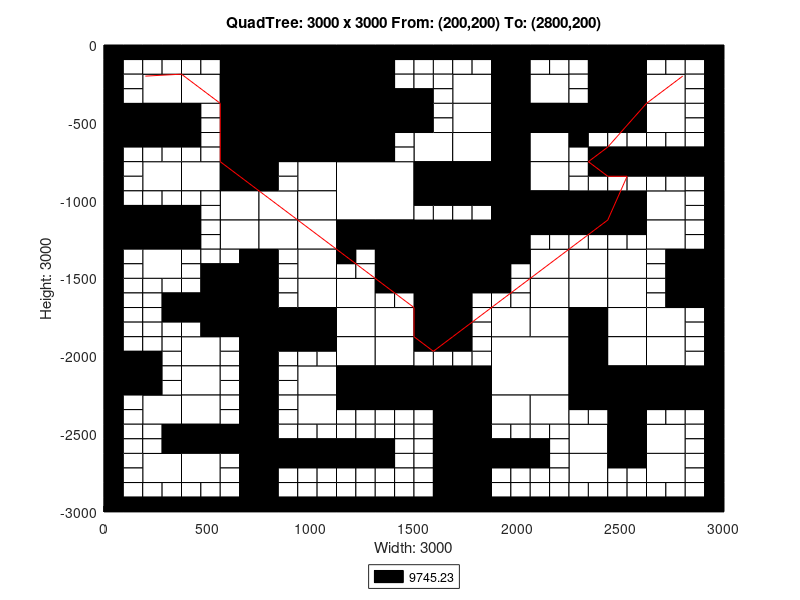

Reproduce this figure in MATLAB.
axis([0 3000 -3000 0]);
title('QuadTree: 3000 x 3000 From: (200,200) To: (2800,200)');
xlabel('Width: 3000');
ylabel('Height: 3000');
rectangle('Position',[750 -375 375 375], 'FaceColor',[0 0 0]);
rectangle('Position',[750 -750 375 375], 'FaceColor',[0 0 0]);
rectangle('Position',[1125 -1125 375 375], 'FaceColor',[1 1 1]);
rectangle('Position',[1500 -1500 375 375], 'FaceColor',[0 0 0]);
rectangle('Position',[1875 -2250 375 375], 'FaceColor',[1 1 1]);
rectangle('Position',[187.5 -375 187.5 187.5], 'FaceColor',[1 1 1]);
rectangle('Position',[562.5 -187.5 187.5 187.5], 'FaceColor',[0 0 0]);
rectangle('Position',[375 -375 187.5 187.5], 'FaceColor',[1 1 1]);
rectangle('Position',[562.5 -375 187.5 187.5], 'FaceColor',[0 0 0]);
rectangle('Position',[0 -562.5 187.5 187.5], 'FaceColor',[0 0 0]);
rectangle('Position',[187.5 -562.5 187.5 187.5], 'FaceColor',[0 0 0]);
rectangle('Position',[562.5 -562.5 187.5 187.5], 'FaceColor',[0 0 0]);
rectangle('Position',[562.5 -750 187.5 187.5], 'FaceColor',[0 0 0]);
rectangle('Position',[1125 -187.5 187.5 187.5], 'FaceColor',[0 0 0]);
rectangle('Position',[1125 -375 187.5 187.5], 'FaceColor',[0 0 0]);
rectangle('Position',[1125 -562.5 187.5 187.5], 'FaceColor',[0 0 0]);
rectangle('Position',[1312.5 -562.5 187.5 187.5], 'FaceColor',[0 0 0]);
rectangle('Position',[1125 -750 187.5 187.5], 'FaceColor',[0 0 0]);
rectangle('Position',[187.5 -937.5 187.5 187.5], 'FaceColor',[1 1 1]);
rectangle('Position',[375 -937.5 187.5 187.5], 'FaceColor',[1 1 1]);
rectangle('Position',[562.5 -937.5 187.5 187.5], 'FaceColor',[0 0 0]);
rectangle('Position',[562.5 -1125 187.5 187.5], 'FaceColor',[1 1 1]);
rectangle('Position',[0 -1312.5 187.5 187.5], 'FaceColor',[0 0 0]);
rectangle('Position',[187.5 -1312.5 187.5 187.5], 'FaceColor',[0 0 0]);
rectangle('Position',[187.5 -1500 187.5 187.5], 'FaceColor',[1 1 1]);
rectangle('Position',[562.5 -1312.5 187.5 187.5], 'FaceColor',[1 1 1]);
rectangle('Position',[937.5 -937.5 187.5 187.5], 'FaceColor',[1 1 1]);
rectangle('Position',[750 -1125 187.5 187.5], 'FaceColor',[1 1 1]);
rectangle('Position',[937.5 -1125 187.5 187.5], 'FaceColor',[1 1 1]);
rectangle('Position',[750 -1312.5 187.5 187.5], 'FaceColor',[1 1 1]);
rectangle('Position',[937.5 -1312.5 187.5 187.5], 'FaceColor',[1 1 1]);
rectangle('Position',[937.5 -1500 187.5 187.5], 'FaceColor',[1 1 1]);
rectangle('Position',[1125 -1312.5 187.5 187.5], 'FaceColor',[0 0 0]);
rectangle('Position',[1312.5 -1312.5 187.5 187.5], 'FaceColor',[0 0 0]);
rectangle('Position',[1312.5 -1500 187.5 187.5], 'FaceColor',[0 0 0]);
rectangle('Position',[1687.5 -375 187.5 187.5], 'FaceColor',[1 1 1]);
rectangle('Position',[1875 -187.5 187.5 187.5], 'FaceColor',[0 0 0]);
rectangle('Position',[1875 -375 187.5 187.5], 'FaceColor',[0 0 0]);
rectangle('Position',[2062.5 -375 187.5 187.5], 'FaceColor',[1 1 1]);
rectangle('Position',[1687.5 -562.5 187.5 187.5], 'FaceColor',[1 1 1]);
rectangle('Position',[1500 -750 187.5 187.5], 'FaceColor',[1 1 1]);
rectangle('Position',[1687.5 -750 187.5 187.5], 'FaceColor',[1 1 1]);
rectangle('Position',[1875 -562.5 187.5 187.5], 'FaceColor',[0 0 0]);
rectangle('Position',[2062.5 -562.5 187.5 187.5], 'FaceColor',[0 0 0]);
rectangle('Position',[1875 -750 187.5 187.5], 'FaceColor',[0 0 0]);
rectangle('Position',[2062.5 -750 187.5 187.5], 'FaceColor',[1 1 1]);
rectangle('Position',[2437.5 -187.5 187.5 187.5], 'FaceColor',[0 0 0]);
rectangle('Position',[2437.5 -375 187.5 187.5], 'FaceColor',[0 0 0]);
rectangle('Position',[2625 -375 187.5 187.5], 'FaceColor',[1 1 1]);
rectangle('Position',[2250 -562.5 187.5 187.5], 'FaceColor',[0 0 0]);
rectangle('Position',[2437.5 -562.5 187.5 187.5], 'FaceColor',[0 0 0]);
rectangle('Position',[2625 -562.5 187.5 187.5], 'FaceColor',[1 1 1]);
rectangle('Position',[1500 -937.5 187.5 187.5], 'FaceColor',[0 0 0]);
rectangle('Position',[1687.5 -937.5 187.5 187.5], 'FaceColor',[0 0 0]);
rectangle('Position',[1875 -937.5 187.5 187.5], 'FaceColor',[0 0 0]);
rectangle('Position',[2062.5 -937.5 187.5 187.5], 'FaceColor',[1 1 1]);
rectangle('Position',[1875 -1125 187.5 187.5], 'FaceColor',[0 0 0]);
rectangle('Position',[2062.5 -1125 187.5 187.5], 'FaceColor',[0 0 0]);
rectangle('Position',[1875 -1312.5 187.5 187.5], 'FaceColor',[0 0 0]);
rectangle('Position',[2062.5 -1500 187.5 187.5], 'FaceColor',[1 1 1]);
rectangle('Position',[2250 -1125 187.5 187.5], 'FaceColor',[0 0 0]);
rectangle('Position',[2437.5 -1125 187.5 187.5], 'FaceColor',[0 0 0]);
rectangle('Position',[2625 -1125 187.5 187.5], 'FaceColor',[1 1 1]);
rectangle('Position',[2250 -1500 187.5 187.5], 'FaceColor',[1 1 1]);
rectangle('Position',[2437.5 -1500 187.5 187.5], 'FaceColor',[1 1 1]);
rectangle('Position',[2625 -1312.5 187.5 187.5], 'FaceColor',[1 1 1]);
rectangle('Position',[2812.5 -1500 187.5 187.5], 'FaceColor',[0 0 0]);
rectangle('Position',[562.5 -1687.5 187.5 187.5], 'FaceColor',[0 0 0]);
rectangle('Position',[562.5 -1875 187.5 187.5], 'FaceColor',[0 0 0]);
rectangle('Position',[0 -2250 187.5 187.5], 'FaceColor',[0 0 0]);
rectangle('Position',[375 -2062.5 187.5 187.5], 'FaceColor',[1 1 1]);
rectangle('Position',[375 -2250 187.5 187.5], 'FaceColor',[1 1 1]);
rectangle('Position',[937.5 -1687.5 187.5 187.5], 'FaceColor',[1 1 1]);
rectangle('Position',[750 -1875 187.5 187.5], 'FaceColor',[0 0 0]);
rectangle('Position',[937.5 -1875 187.5 187.5], 'FaceColor',[0 0 0]);
rectangle('Position',[1125 -1687.5 187.5 187.5], 'FaceColor',[1 1 1]);
rectangle('Position',[1125 -1875 187.5 187.5], 'FaceColor',[1 1 1]);
rectangle('Position',[1312.5 -1875 187.5 187.5], 'FaceColor',[1 1 1]);
rectangle('Position',[937.5 -2250 187.5 187.5], 'FaceColor',[1 1 1]);
rectangle('Position',[1125 -2062.5 187.5 187.5], 'FaceColor',[1 1 1]);
rectangle('Position',[1312.5 -2062.5 187.5 187.5], 'FaceColor',[1 1 1]);
rectangle('Position',[1125 -2250 187.5 187.5], 'FaceColor',[0 0 0]);
rectangle('Position',[1312.5 -2250 187.5 187.5], 'FaceColor',[0 0 0]);
rectangle('Position',[187.5 -2437.5 187.5 187.5], 'FaceColor',[1 1 1]);
rectangle('Position',[375 -2437.5 187.5 187.5], 'FaceColor',[1 1 1]);
rectangle('Position',[375 -2625 187.5 187.5], 'FaceColor',[0 0 0]);
rectangle('Position',[562.5 -2625 187.5 187.5], 'FaceColor',[0 0 0]);
rectangle('Position',[187.5 -2812.5 187.5 187.5], 'FaceColor',[1 1 1]);
rectangle('Position',[375 -2812.5 187.5 187.5], 'FaceColor',[1 1 1]);
rectangle('Position',[937.5 -2437.5 187.5 187.5], 'FaceColor',[1 1 1]);
rectangle('Position',[1500 -1687.5 187.5 187.5], 'FaceColor',[0 0 0]);
rectangle('Position',[1500 -1875 187.5 187.5], 'FaceColor',[0 0 0]);
rectangle('Position',[2062.5 -1687.5 187.5 187.5], 'FaceColor',[1 1 1]);
rectangle('Position',[1875 -1875 187.5 187.5], 'FaceColor',[1 1 1]);
rectangle('Position',[2062.5 -1875 187.5 187.5], 'FaceColor',[1 1 1]);
rectangle('Position',[1500 -2250 187.5 187.5], 'FaceColor',[0 0 0]);
rectangle('Position',[1687.5 -2250 187.5 187.5], 'FaceColor',[0 0 0]);
rectangle('Position',[2250 -1687.5 187.5 187.5], 'FaceColor',[1 1 1]);
rectangle('Position',[2437.5 -1687.5 187.5 187.5], 'FaceColor',[1 1 1]);
rectangle('Position',[2250 -1875 187.5 187.5], 'FaceColor',[0 0 0]);
rectangle('Position',[2437.5 -1875 187.5 187.5], 'FaceColor',[1 1 1]);
rectangle('Position',[2812.5 -1687.5 187.5 187.5], 'FaceColor',[0 0 0]);
rectangle('Position',[2625 -1875 187.5 187.5], 'FaceColor',[1 1 1]);
rectangle('Position',[2250 -2062.5 187.5 187.5], 'FaceColor',[0 0 0]);
rectangle('Position',[2437.5 -2062.5 187.5 187.5], 'FaceColor',[1 1 1]);
rectangle('Position',[2250 -2250 187.5 187.5], 'FaceColor',[0 0 0]);
rectangle('Position',[2437.5 -2250 187.5 187.5], 'FaceColor',[0 0 0]);
rectangle('Position',[2625 -2062.5 187.5 187.5], 'FaceColor',[1 1 1]);
rectangle('Position',[2625 -2250 187.5 187.5], 'FaceColor',[0 0 0]);
rectangle('Position',[2812.5 -2250 187.5 187.5], 'FaceColor',[0 0 0]);
rectangle('Position',[1687.5 -2437.5 187.5 187.5], 'FaceColor',[0 0 0]);
rectangle('Position',[1687.5 -2625 187.5 187.5], 'FaceColor',[0 0 0]);
rectangle('Position',[1875 -2437.5 187.5 187.5], 'FaceColor',[1 1 1]);
rectangle('Position',[2062.5 -2437.5 187.5 187.5], 'FaceColor',[1 1 1]);
rectangle('Position',[1687.5 -2812.5 187.5 187.5], 'FaceColor',[0 0 0]);
rectangle('Position',[1687.5 -3000 187.5 187.5], 'FaceColor',[0 0 0]);
rectangle('Position',[2437.5 -2437.5 187.5 187.5], 'FaceColor',[0 0 0]);
rectangle('Position',[2250 -2625 187.5 187.5], 'FaceColor',[1 1 1]);
rectangle('Position',[2437.5 -2625 187.5 187.5], 'FaceColor',[0 0 0]);
rectangle('Position',[2625 -2625 187.5 187.5], 'FaceColor',[1 1 1]);
rectangle('Position',[2250 -2812.5 187.5 187.5], 'FaceColor',[1 1 1]);
rectangle('Position',[2625 -2812.5 187.5 187.5], 'FaceColor',[1 1 1]);
rectangle('Position',[0 -93.75 93.75 93.75], 'FaceColor',[0 0 0]);
rectangle('Position',[93.75 -93.75 93.75 93.75], 'FaceColor',[0 0 0]);
rectangle('Position',[0 -187.5 93.75 93.75], 'FaceColor',[0 0 0]);
rectangle('Position',[93.75 -187.5 93.75 93.75], 'FaceColor',[1 1 1]);
rectangle('Position',[187.5 -93.75 93.75 93.75], 'FaceColor',[0 0 0]);
rectangle('Position',[281.25 -93.75 93.75 93.75], 'FaceColor',[0 0 0]);
rectangle('Position',[187.5 -187.5 93.75 93.75], 'FaceColor',[1 1 1]);
rectangle('Position',[281.25 -187.5 93.75 93.75], 'FaceColor',[1 1 1]);
rectangle('Position',[0 -281.25 93.75 93.75], 'FaceColor',[0 0 0]);
rectangle('Position',[93.75 -281.25 93.75 93.75], 'FaceColor',[1 1 1]);
rectangle('Position',[0 -375 93.75 93.75], 'FaceColor',[0 0 0]);
rectangle('Position',[93.75 -375 93.75 93.75], 'FaceColor',[1 1 1]);
rectangle('Position',[375 -93.75 93.75 93.75], 'FaceColor',[0 0 0]);
rectangle('Position',[468.75 -93.75 93.75 93.75], 'FaceColor',[0 0 0]);
rectangle('Position',[375 -187.5 93.75 93.75], 'FaceColor',[1 1 1]);
rectangle('Position',[468.75 -187.5 93.75 93.75], 'FaceColor',[1 1 1]);
rectangle('Position',[0 -656.25 93.75 93.75], 'FaceColor',[0 0 0]);
rectangle('Position',[93.75 -656.25 93.75 93.75], 'FaceColor',[0 0 0]);
rectangle('Position',[0 -750 93.75 93.75], 'FaceColor',[0 0 0]);
rectangle('Position',[93.75 -750 93.75 93.75], 'FaceColor',[1 1 1]);
rectangle('Position',[187.5 -656.25 93.75 93.75], 'FaceColor',[0 0 0]);
rectangle('Position',[281.25 -656.25 93.75 93.75], 'FaceColor',[0 0 0]);
rectangle('Position',[187.5 -750 93.75 93.75], 'FaceColor',[1 1 1]);
rectangle('Position',[281.25 -750 93.75 93.75], 'FaceColor',[1 1 1]);
rectangle('Position',[375 -468.75 93.75 93.75], 'FaceColor',[0 0 0]);
rectangle('Position',[468.75 -468.75 93.75 93.75], 'FaceColor',[1 1 1]);
rectangle('Position',[375 -562.5 93.75 93.75], 'FaceColor',[0 0 0]);
rectangle('Position',[468.75 -562.5 93.75 93.75], 'FaceColor',[1 1 1]);
rectangle('Position',[375 -656.25 93.75 93.75], 'FaceColor',[0 0 0]);
rectangle('Position',[468.75 -656.25 93.75 93.75], 'FaceColor',[1 1 1]);
rectangle('Position',[375 -750 93.75 93.75], 'FaceColor',[1 1 1]);
rectangle('Position',[468.75 -750 93.75 93.75], 'FaceColor',[1 1 1]);
rectangle('Position',[1312.5 -93.75 93.75 93.75], 'FaceColor',[0 0 0]);
rectangle('Position',[1406.25 -93.75 93.75 93.75], 'FaceColor',[0 0 0]);
rectangle('Position',[1312.5 -187.5 93.75 93.75], 'FaceColor',[0 0 0]);
rectangle('Position',[1406.25 -187.5 93.75 93.75], 'FaceColor',[1 1 1]);
rectangle('Position',[1312.5 -281.25 93.75 93.75], 'FaceColor',[0 0 0]);
rectangle('Position',[1406.25 -281.25 93.75 93.75], 'FaceColor',[1 1 1]);
rectangle('Position',[1312.5 -375 93.75 93.75], 'FaceColor',[0 0 0]);
rectangle('Position',[1406.25 -375 93.75 93.75], 'FaceColor',[0 0 0]);
rectangle('Position',[1312.5 -656.25 93.75 93.75], 'FaceColor',[0 0 0]);
rectangle('Position',[1406.25 -656.25 93.75 93.75], 'FaceColor',[1 1 1]);
rectangle('Position',[1312.5 -750 93.75 93.75], 'FaceColor',[0 0 0]);
rectangle('Position',[1406.25 -750 93.75 93.75], 'FaceColor',[1 1 1]);
rectangle('Position',[0 -843.75 93.75 93.75], 'FaceColor',[0 0 0]);
rectangle('Position',[93.75 -843.75 93.75 93.75], 'FaceColor',[1 1 1]);
rectangle('Position',[0 -937.5 93.75 93.75], 'FaceColor',[0 0 0]);
rectangle('Position',[93.75 -937.5 93.75 93.75], 'FaceColor',[1 1 1]);
rectangle('Position',[0 -1031.25 93.75 93.75], 'FaceColor',[0 0 0]);
rectangle('Position',[93.75 -1031.25 93.75 93.75], 'FaceColor',[1 1 1]);
rectangle('Position',[0 -1125 93.75 93.75], 'FaceColor',[0 0 0]);
rectangle('Position',[93.75 -1125 93.75 93.75], 'FaceColor',[0 0 0]);
rectangle('Position',[187.5 -1031.25 93.75 93.75], 'FaceColor',[1 1 1]);
rectangle('Position',[281.25 -1031.25 93.75 93.75], 'FaceColor',[1 1 1]);
rectangle('Position',[187.5 -1125 93.75 93.75], 'FaceColor',[0 0 0]);
rectangle('Position',[281.25 -1125 93.75 93.75], 'FaceColor',[0 0 0]);
rectangle('Position',[375 -1031.25 93.75 93.75], 'FaceColor',[1 1 1]);
rectangle('Position',[468.75 -1031.25 93.75 93.75], 'FaceColor',[1 1 1]);
rectangle('Position',[375 -1125 93.75 93.75], 'FaceColor',[0 0 0]);
rectangle('Position',[468.75 -1125 93.75 93.75], 'FaceColor',[1 1 1]);
rectangle('Position',[0 -1406.25 93.75 93.75], 'FaceColor',[0 0 0]);
rectangle('Position',[93.75 -1406.25 93.75 93.75], 'FaceColor',[1 1 1]);
rectangle('Position',[0 -1500 93.75 93.75], 'FaceColor',[0 0 0]);
rectangle('Position',[93.75 -1500 93.75 93.75], 'FaceColor',[1 1 1]);
rectangle('Position',[375 -1218.75 93.75 93.75], 'FaceColor',[0 0 0]);
rectangle('Position',[468.75 -1218.75 93.75 93.75], 'FaceColor',[1 1 1]);
rectangle('Position',[375 -1312.5 93.75 93.75], 'FaceColor',[0 0 0]);
rectangle('Position',[468.75 -1312.5 93.75 93.75], 'FaceColor',[1 1 1]);
rectangle('Position',[375 -1406.25 93.75 93.75], 'FaceColor',[1 1 1]);
rectangle('Position',[468.75 -1406.25 93.75 93.75], 'FaceColor',[1 1 1]);
rectangle('Position',[375 -1500 93.75 93.75], 'FaceColor',[1 1 1]);
rectangle('Position',[468.75 -1500 93.75 93.75], 'FaceColor',[0 0 0]);
rectangle('Position',[562.5 -1406.25 93.75 93.75], 'FaceColor',[1 1 1]);
rectangle('Position',[656.25 -1406.25 93.75 93.75], 'FaceColor',[0 0 0]);
rectangle('Position',[562.5 -1500 93.75 93.75], 'FaceColor',[0 0 0]);
rectangle('Position',[656.25 -1500 93.75 93.75], 'FaceColor',[0 0 0]);
rectangle('Position',[750 -843.75 93.75 93.75], 'FaceColor',[0 0 0]);
rectangle('Position',[843.75 -843.75 93.75 93.75], 'FaceColor',[1 1 1]);
rectangle('Position',[750 -937.5 93.75 93.75], 'FaceColor',[0 0 0]);
rectangle('Position',[843.75 -937.5 93.75 93.75], 'FaceColor',[1 1 1]);
rectangle('Position',[750 -1406.25 93.75 93.75], 'FaceColor',[0 0 0]);
rectangle('Position',[843.75 -1406.25 93.75 93.75], 'FaceColor',[1 1 1]);
rectangle('Position',[750 -1500 93.75 93.75], 'FaceColor',[0 0 0]);
rectangle('Position',[843.75 -1500 93.75 93.75], 'FaceColor',[1 1 1]);
rectangle('Position',[1125 -1406.25 93.75 93.75], 'FaceColor',[0 0 0]);
rectangle('Position',[1218.75 -1406.25 93.75 93.75], 'FaceColor',[1 1 1]);
rectangle('Position',[1125 -1500 93.75 93.75], 'FaceColor',[1 1 1]);
rectangle('Position',[1218.75 -1500 93.75 93.75], 'FaceColor',[1 1 1]);
rectangle('Position',[1500 -93.75 93.75 93.75], 'FaceColor',[0 0 0]);
rectangle('Position',[1593.75 -93.75 93.75 93.75], 'FaceColor',[0 0 0]);
rectangle('Position',[1500 -187.5 93.75 93.75], 'FaceColor',[1 1 1]);
rectangle('Position',[1593.75 -187.5 93.75 93.75], 'FaceColor',[1 1 1]);
rectangle('Position',[1687.5 -93.75 93.75 93.75], 'FaceColor',[0 0 0]);
rectangle('Position',[1781.25 -93.75 93.75 93.75], 'FaceColor',[0 0 0]);
rectangle('Position',[1687.5 -187.5 93.75 93.75], 'FaceColor',[1 1 1]);
rectangle('Position',[1781.25 -187.5 93.75 93.75], 'FaceColor',[1 1 1]);
rectangle('Position',[1500 -281.25 93.75 93.75], 'FaceColor',[1 1 1]);
rectangle('Position',[1593.75 -281.25 93.75 93.75], 'FaceColor',[1 1 1]);
rectangle('Position',[1500 -375 93.75 93.75], 'FaceColor',[0 0 0]);
rectangle('Position',[1593.75 -375 93.75 93.75], 'FaceColor',[1 1 1]);
rectangle('Position',[2062.5 -93.75 93.75 93.75], 'FaceColor',[0 0 0]);
rectangle('Position',[2156.25 -93.75 93.75 93.75], 'FaceColor',[0 0 0]);
rectangle('Position',[2062.5 -187.5 93.75 93.75], 'FaceColor',[1 1 1]);
rectangle('Position',[2156.25 -187.5 93.75 93.75], 'FaceColor',[1 1 1]);
rectangle('Position',[1500 -468.75 93.75 93.75], 'FaceColor',[0 0 0]);
rectangle('Position',[1593.75 -468.75 93.75 93.75], 'FaceColor',[1 1 1]);
rectangle('Position',[1500 -562.5 93.75 93.75], 'FaceColor',[0 0 0]);
rectangle('Position',[1593.75 -562.5 93.75 93.75], 'FaceColor',[1 1 1]);
rectangle('Position',[2250 -93.75 93.75 93.75], 'FaceColor',[0 0 0]);
rectangle('Position',[2343.75 -93.75 93.75 93.75], 'FaceColor',[0 0 0]);
rectangle('Position',[2250 -187.5 93.75 93.75], 'FaceColor',[1 1 1]);
rectangle('Position',[2343.75 -187.5 93.75 93.75], 'FaceColor',[0 0 0]);
rectangle('Position',[2250 -281.25 93.75 93.75], 'FaceColor',[1 1 1]);
rectangle('Position',[2343.75 -281.25 93.75 93.75], 'FaceColor',[0 0 0]);
rectangle('Position',[2250 -375 93.75 93.75], 'FaceColor',[1 1 1]);
rectangle('Position',[2343.75 -375 93.75 93.75], 'FaceColor',[0 0 0]);
rectangle('Position',[2625 -93.75 93.75 93.75], 'FaceColor',[0 0 0]);
rectangle('Position',[2718.75 -93.75 93.75 93.75], 'FaceColor',[0 0 0]);
rectangle('Position',[2625 -187.5 93.75 93.75], 'FaceColor',[1 1 1]);
rectangle('Position',[2718.75 -187.5 93.75 93.75], 'FaceColor',[1 1 1]);
rectangle('Position',[2812.5 -93.75 93.75 93.75], 'FaceColor',[0 0 0]);
rectangle('Position',[2906.25 -93.75 93.75 93.75], 'FaceColor',[0 0 0]);
rectangle('Position',[2812.5 -187.5 93.75 93.75], 'FaceColor',[1 1 1]);
rectangle('Position',[2906.25 -187.5 93.75 93.75], 'FaceColor',[0 0 0]);
rectangle('Position',[2812.5 -281.25 93.75 93.75], 'FaceColor',[1 1 1]);
rectangle('Position',[2906.25 -281.25 93.75 93.75], 'FaceColor',[0 0 0]);
rectangle('Position',[2812.5 -375 93.75 93.75], 'FaceColor',[1 1 1]);
rectangle('Position',[2906.25 -375 93.75 93.75], 'FaceColor',[0 0 0]);
rectangle('Position',[2250 -656.25 93.75 93.75], 'FaceColor',[0 0 0]);
rectangle('Position',[2343.75 -656.25 93.75 93.75], 'FaceColor',[1 1 1]);
rectangle('Position',[2250 -750 93.75 93.75], 'FaceColor',[1 1 1]);
rectangle('Position',[2343.75 -750 93.75 93.75], 'FaceColor',[0 0 0]);
rectangle('Position',[2437.5 -656.25 93.75 93.75], 'FaceColor',[1 1 1]);
rectangle('Position',[2531.25 -656.25 93.75 93.75], 'FaceColor',[1 1 1]);
rectangle('Position',[2437.5 -750 93.75 93.75], 'FaceColor',[0 0 0]);
rectangle('Position',[2531.25 -750 93.75 93.75], 'FaceColor',[0 0 0]);
rectangle('Position',[2812.5 -468.75 93.75 93.75], 'FaceColor',[1 1 1]);
rectangle('Position',[2906.25 -468.75 93.75 93.75], 'FaceColor',[0 0 0]);
rectangle('Position',[2812.5 -562.5 93.75 93.75], 'FaceColor',[1 1 1]);
rectangle('Position',[2906.25 -562.5 93.75 93.75], 'FaceColor',[0 0 0]);
rectangle('Position',[2625 -656.25 93.75 93.75], 'FaceColor',[1 1 1]);
rectangle('Position',[2718.75 -656.25 93.75 93.75], 'FaceColor',[1 1 1]);
rectangle('Position',[2625 -750 93.75 93.75], 'FaceColor',[0 0 0]);
rectangle('Position',[2718.75 -750 93.75 93.75], 'FaceColor',[0 0 0]);
rectangle('Position',[2812.5 -656.25 93.75 93.75], 'FaceColor',[1 1 1]);
rectangle('Position',[2906.25 -656.25 93.75 93.75], 'FaceColor',[0 0 0]);
rectangle('Position',[2812.5 -750 93.75 93.75], 'FaceColor',[0 0 0]);
rectangle('Position',[2906.25 -750 93.75 93.75], 'FaceColor',[0 0 0]);
rectangle('Position',[1500 -1031.25 93.75 93.75], 'FaceColor',[0 0 0]);
rectangle('Position',[1593.75 -1031.25 93.75 93.75], 'FaceColor',[0 0 0]);
rectangle('Position',[1500 -1125 93.75 93.75], 'FaceColor',[1 1 1]);
rectangle('Position',[1593.75 -1125 93.75 93.75], 'FaceColor',[1 1 1]);
rectangle('Position',[1687.5 -1031.25 93.75 93.75], 'FaceColor',[0 0 0]);
rectangle('Position',[1781.25 -1031.25 93.75 93.75], 'FaceColor',[0 0 0]);
rectangle('Position',[1687.5 -1125 93.75 93.75], 'FaceColor',[1 1 1]);
rectangle('Position',[1781.25 -1125 93.75 93.75], 'FaceColor',[1 1 1]);
rectangle('Position',[2062.5 -1218.75 93.75 93.75], 'FaceColor',[0 0 0]);
rectangle('Position',[2156.25 -1218.75 93.75 93.75], 'FaceColor',[0 0 0]);
rectangle('Position',[2062.5 -1312.5 93.75 93.75], 'FaceColor',[1 1 1]);
rectangle('Position',[2156.25 -1312.5 93.75 93.75], 'FaceColor',[1 1 1]);
rectangle('Position',[1875 -1406.25 93.75 93.75], 'FaceColor',[0 0 0]);
rectangle('Position',[1968.75 -1406.25 93.75 93.75], 'FaceColor',[0 0 0]);
rectangle('Position',[1875 -1500 93.75 93.75], 'FaceColor',[0 0 0]);
rectangle('Position',[1968.75 -1500 93.75 93.75], 'FaceColor',[1 1 1]);
rectangle('Position',[2250 -843.75 93.75 93.75], 'FaceColor',[1 1 1]);
rectangle('Position',[2343.75 -843.75 93.75 93.75], 'FaceColor',[0 0 0]);
rectangle('Position',[2250 -937.5 93.75 93.75], 'FaceColor',[1 1 1]);
rectangle('Position',[2343.75 -937.5 93.75 93.75], 'FaceColor',[1 1 1]);
rectangle('Position',[2437.5 -843.75 93.75 93.75], 'FaceColor',[0 0 0]);
rectangle('Position',[2531.25 -843.75 93.75 93.75], 'FaceColor',[0 0 0]);
rectangle('Position',[2437.5 -937.5 93.75 93.75], 'FaceColor',[1 1 1]);
rectangle('Position',[2531.25 -937.5 93.75 93.75], 'FaceColor',[1 1 1]);
rectangle('Position',[2625 -843.75 93.75 93.75], 'FaceColor',[0 0 0]);
rectangle('Position',[2718.75 -843.75 93.75 93.75], 'FaceColor',[0 0 0]);
rectangle('Position',[2625 -937.5 93.75 93.75], 'FaceColor',[1 1 1]);
rectangle('Position',[2718.75 -937.5 93.75 93.75], 'FaceColor',[1 1 1]);
rectangle('Position',[2812.5 -843.75 93.75 93.75], 'FaceColor',[0 0 0]);
rectangle('Position',[2906.25 -843.75 93.75 93.75], 'FaceColor',[0 0 0]);
rectangle('Position',[2812.5 -937.5 93.75 93.75], 'FaceColor',[1 1 1]);
rectangle('Position',[2906.25 -937.5 93.75 93.75], 'FaceColor',[0 0 0]);
rectangle('Position',[2812.5 -1031.25 93.75 93.75], 'FaceColor',[1 1 1]);
rectangle('Position',[2906.25 -1031.25 93.75 93.75], 'FaceColor',[0 0 0]);
rectangle('Position',[2812.5 -1125 93.75 93.75], 'FaceColor',[1 1 1]);
rectangle('Position',[2906.25 -1125 93.75 93.75], 'FaceColor',[0 0 0]);
rectangle('Position',[2250 -1218.75 93.75 93.75], 'FaceColor',[0 0 0]);
rectangle('Position',[2343.75 -1218.75 93.75 93.75], 'FaceColor',[0 0 0]);
rectangle('Position',[2250 -1312.5 93.75 93.75], 'FaceColor',[1 1 1]);
rectangle('Position',[2343.75 -1312.5 93.75 93.75], 'FaceColor',[1 1 1]);
rectangle('Position',[2437.5 -1218.75 93.75 93.75], 'FaceColor',[0 0 0]);
rectangle('Position',[2531.25 -1218.75 93.75 93.75], 'FaceColor',[0 0 0]);
rectangle('Position',[2437.5 -1312.5 93.75 93.75], 'FaceColor',[1 1 1]);
rectangle('Position',[2531.25 -1312.5 93.75 93.75], 'FaceColor',[1 1 1]);
rectangle('Position',[2812.5 -1218.75 93.75 93.75], 'FaceColor',[1 1 1]);
rectangle('Position',[2906.25 -1218.75 93.75 93.75], 'FaceColor',[0 0 0]);
rectangle('Position',[2812.5 -1312.5 93.75 93.75], 'FaceColor',[1 1 1]);
rectangle('Position',[2906.25 -1312.5 93.75 93.75], 'FaceColor',[0 0 0]);
rectangle('Position',[2625 -1406.25 93.75 93.75], 'FaceColor',[1 1 1]);
rectangle('Position',[2718.75 -1406.25 93.75 93.75], 'FaceColor',[0 0 0]);
rectangle('Position',[2625 -1500 93.75 93.75], 'FaceColor',[1 1 1]);
rectangle('Position',[2718.75 -1500 93.75 93.75], 'FaceColor',[0 0 0]);
rectangle('Position',[0 -1593.75 93.75 93.75], 'FaceColor',[0 0 0]);
rectangle('Position',[93.75 -1593.75 93.75 93.75], 'FaceColor',[1 1 1]);
rectangle('Position',[0 -1687.5 93.75 93.75], 'FaceColor',[0 0 0]);
rectangle('Position',[93.75 -1687.5 93.75 93.75], 'FaceColor',[1 1 1]);
rectangle('Position',[187.5 -1593.75 93.75 93.75], 'FaceColor',[1 1 1]);
rectangle('Position',[281.25 -1593.75 93.75 93.75], 'FaceColor',[1 1 1]);
rectangle('Position',[187.5 -1687.5 93.75 93.75], 'FaceColor',[1 1 1]);
rectangle('Position',[281.25 -1687.5 93.75 93.75], 'FaceColor',[0 0 0]);
rectangle('Position',[0 -1781.25 93.75 93.75], 'FaceColor',[0 0 0]);
rectangle('Position',[93.75 -1781.25 93.75 93.75], 'FaceColor',[1 1 1]);
rectangle('Position',[0 -1875 93.75 93.75], 'FaceColor',[0 0 0]);
rectangle('Position',[93.75 -1875 93.75 93.75], 'FaceColor',[1 1 1]);
rectangle('Position',[187.5 -1781.25 93.75 93.75], 'FaceColor',[1 1 1]);
rectangle('Position',[281.25 -1781.25 93.75 93.75], 'FaceColor',[0 0 0]);
rectangle('Position',[187.5 -1875 93.75 93.75], 'FaceColor',[1 1 1]);
rectangle('Position',[281.25 -1875 93.75 93.75], 'FaceColor',[1 1 1]);
rectangle('Position',[375 -1593.75 93.75 93.75], 'FaceColor',[1 1 1]);
rectangle('Position',[468.75 -1593.75 93.75 93.75], 'FaceColor',[0 0 0]);
rectangle('Position',[375 -1687.5 93.75 93.75], 'FaceColor',[0 0 0]);
rectangle('Position',[468.75 -1687.5 93.75 93.75], 'FaceColor',[0 0 0]);
rectangle('Position',[375 -1781.25 93.75 93.75], 'FaceColor',[0 0 0]);
rectangle('Position',[468.75 -1781.25 93.75 93.75], 'FaceColor',[0 0 0]);
rectangle('Position',[375 -1875 93.75 93.75], 'FaceColor',[1 1 1]);
rectangle('Position',[468.75 -1875 93.75 93.75], 'FaceColor',[0 0 0]);
rectangle('Position',[0 -1968.75 93.75 93.75], 'FaceColor',[0 0 0]);
rectangle('Position',[93.75 -1968.75 93.75 93.75], 'FaceColor',[1 1 1]);
rectangle('Position',[0 -2062.5 93.75 93.75], 'FaceColor',[0 0 0]);
rectangle('Position',[93.75 -2062.5 93.75 93.75], 'FaceColor',[0 0 0]);
rectangle('Position',[187.5 -1968.75 93.75 93.75], 'FaceColor',[1 1 1]);
rectangle('Position',[281.25 -1968.75 93.75 93.75], 'FaceColor',[1 1 1]);
rectangle('Position',[187.5 -2062.5 93.75 93.75], 'FaceColor',[0 0 0]);
rectangle('Position',[281.25 -2062.5 93.75 93.75], 'FaceColor',[1 1 1]);
rectangle('Position',[187.5 -2156.25 93.75 93.75], 'FaceColor',[0 0 0]);
rectangle('Position',[281.25 -2156.25 93.75 93.75], 'FaceColor',[1 1 1]);
rectangle('Position',[187.5 -2250 93.75 93.75], 'FaceColor',[0 0 0]);
rectangle('Position',[281.25 -2250 93.75 93.75], 'FaceColor',[1 1 1]);
rectangle('Position',[562.5 -1968.75 93.75 93.75], 'FaceColor',[1 1 1]);
rectangle('Position',[656.25 -1968.75 93.75 93.75], 'FaceColor',[0 0 0]);
rectangle('Position',[562.5 -2062.5 93.75 93.75], 'FaceColor',[1 1 1]);
rectangle('Position',[656.25 -2062.5 93.75 93.75], 'FaceColor',[0 0 0]);
rectangle('Position',[562.5 -2156.25 93.75 93.75], 'FaceColor',[1 1 1]);
rectangle('Position',[656.25 -2156.25 93.75 93.75], 'FaceColor',[0 0 0]);
rectangle('Position',[562.5 -2250 93.75 93.75], 'FaceColor',[1 1 1]);
rectangle('Position',[656.25 -2250 93.75 93.75], 'FaceColor',[0 0 0]);
rectangle('Position',[750 -1593.75 93.75 93.75], 'FaceColor',[0 0 0]);
rectangle('Position',[843.75 -1593.75 93.75 93.75], 'FaceColor',[1 1 1]);
rectangle('Position',[750 -1687.5 93.75 93.75], 'FaceColor',[0 0 0]);
rectangle('Position',[843.75 -1687.5 93.75 93.75], 'FaceColor',[1 1 1]);
rectangle('Position',[1312.5 -1593.75 93.75 93.75], 'FaceColor',[0 0 0]);
rectangle('Position',[1406.25 -1593.75 93.75 93.75], 'FaceColor',[0 0 0]);
rectangle('Position',[1312.5 -1687.5 93.75 93.75], 'FaceColor',[1 1 1]);
rectangle('Position',[1406.25 -1687.5 93.75 93.75], 'FaceColor',[1 1 1]);
rectangle('Position',[750 -1968.75 93.75 93.75], 'FaceColor',[0 0 0]);
rectangle('Position',[843.75 -1968.75 93.75 93.75], 'FaceColor',[0 0 0]);
rectangle('Position',[750 -2062.5 93.75 93.75], 'FaceColor',[0 0 0]);
rectangle('Position',[843.75 -2062.5 93.75 93.75], 'FaceColor',[1 1 1]);
rectangle('Position',[937.5 -1968.75 93.75 93.75], 'FaceColor',[0 0 0]);
rectangle('Position',[1031.25 -1968.75 93.75 93.75], 'FaceColor',[0 0 0]);
rectangle('Position',[937.5 -2062.5 93.75 93.75], 'FaceColor',[1 1 1]);
rectangle('Position',[1031.25 -2062.5 93.75 93.75], 'FaceColor',[1 1 1]);
rectangle('Position',[750 -2156.25 93.75 93.75], 'FaceColor',[0 0 0]);
rectangle('Position',[843.75 -2156.25 93.75 93.75], 'FaceColor',[1 1 1]);
rectangle('Position',[750 -2250 93.75 93.75], 'FaceColor',[0 0 0]);
rectangle('Position',[843.75 -2250 93.75 93.75], 'FaceColor',[1 1 1]);
rectangle('Position',[0 -2343.75 93.75 93.75], 'FaceColor',[0 0 0]);
rectangle('Position',[93.75 -2343.75 93.75 93.75], 'FaceColor',[1 1 1]);
rectangle('Position',[0 -2437.5 93.75 93.75], 'FaceColor',[0 0 0]);
rectangle('Position',[93.75 -2437.5 93.75 93.75], 'FaceColor',[1 1 1]);
rectangle('Position',[0 -2531.25 93.75 93.75], 'FaceColor',[0 0 0]);
rectangle('Position',[93.75 -2531.25 93.75 93.75], 'FaceColor',[1 1 1]);
rectangle('Position',[0 -2625 93.75 93.75], 'FaceColor',[0 0 0]);
rectangle('Position',[93.75 -2625 93.75 93.75], 'FaceColor',[1 1 1]);
rectangle('Position',[187.5 -2531.25 93.75 93.75], 'FaceColor',[1 1 1]);
rectangle('Position',[281.25 -2531.25 93.75 93.75], 'FaceColor',[0 0 0]);
rectangle('Position',[187.5 -2625 93.75 93.75], 'FaceColor',[1 1 1]);
rectangle('Position',[281.25 -2625 93.75 93.75], 'FaceColor',[0 0 0]);
rectangle('Position',[562.5 -2343.75 93.75 93.75], 'FaceColor',[1 1 1]);
rectangle('Position',[656.25 -2343.75 93.75 93.75], 'FaceColor',[0 0 0]);
rectangle('Position',[562.5 -2437.5 93.75 93.75], 'FaceColor',[1 1 1]);
rectangle('Position',[656.25 -2437.5 93.75 93.75], 'FaceColor',[0 0 0]);
rectangle('Position',[0 -2718.75 93.75 93.75], 'FaceColor',[0 0 0]);
rectangle('Position',[93.75 -2718.75 93.75 93.75], 'FaceColor',[1 1 1]);
rectangle('Position',[0 -2812.5 93.75 93.75], 'FaceColor',[0 0 0]);
rectangle('Position',[93.75 -2812.5 93.75 93.75], 'FaceColor',[1 1 1]);
rectangle('Position',[0 -2906.25 93.75 93.75], 'FaceColor',[0 0 0]);
rectangle('Position',[93.75 -2906.25 93.75 93.75], 'FaceColor',[1 1 1]);
rectangle('Position',[0 -3000 93.75 93.75], 'FaceColor',[0 0 0]);
rectangle('Position',[93.75 -3000 93.75 93.75], 'FaceColor',[0 0 0]);
rectangle('Position',[187.5 -2906.25 93.75 93.75], 'FaceColor',[1 1 1]);
rectangle('Position',[281.25 -2906.25 93.75 93.75], 'FaceColor',[1 1 1]);
rectangle('Position',[187.5 -3000 93.75 93.75], 'FaceColor',[0 0 0]);
rectangle('Position',[281.25 -3000 93.75 93.75], 'FaceColor',[0 0 0]);
rectangle('Position',[562.5 -2718.75 93.75 93.75], 'FaceColor',[1 1 1]);
rectangle('Position',[656.25 -2718.75 93.75 93.75], 'FaceColor',[0 0 0]);
rectangle('Position',[562.5 -2812.5 93.75 93.75], 'FaceColor',[1 1 1]);
rectangle('Position',[656.25 -2812.5 93.75 93.75], 'FaceColor',[0 0 0]);
rectangle('Position',[375 -2906.25 93.75 93.75], 'FaceColor',[1 1 1]);
rectangle('Position',[468.75 -2906.25 93.75 93.75], 'FaceColor',[1 1 1]);
rectangle('Position',[375 -3000 93.75 93.75], 'FaceColor',[0 0 0]);
rectangle('Position',[468.75 -3000 93.75 93.75], 'FaceColor',[0 0 0]);
rectangle('Position',[562.5 -2906.25 93.75 93.75], 'FaceColor',[1 1 1]);
rectangle('Position',[656.25 -2906.25 93.75 93.75], 'FaceColor',[0 0 0]);
rectangle('Position',[562.5 -3000 93.75 93.75], 'FaceColor',[0 0 0]);
rectangle('Position',[656.25 -3000 93.75 93.75], 'FaceColor',[0 0 0]);
rectangle('Position',[750 -2343.75 93.75 93.75], 'FaceColor',[0 0 0]);
rectangle('Position',[843.75 -2343.75 93.75 93.75], 'FaceColor',[1 1 1]);
rectangle('Position',[750 -2437.5 93.75 93.75], 'FaceColor',[0 0 0]);
rectangle('Position',[843.75 -2437.5 93.75 93.75], 'FaceColor',[1 1 1]);
rectangle('Position',[750 -2531.25 93.75 93.75], 'FaceColor',[0 0 0]);
rectangle('Position',[843.75 -2531.25 93.75 93.75], 'FaceColor',[1 1 1]);
rectangle('Position',[750 -2625 93.75 93.75], 'FaceColor',[0 0 0]);
rectangle('Position',[843.75 -2625 93.75 93.75], 'FaceColor',[0 0 0]);
rectangle('Position',[937.5 -2531.25 93.75 93.75], 'FaceColor',[1 1 1]);
rectangle('Position',[1031.25 -2531.25 93.75 93.75], 'FaceColor',[1 1 1]);
rectangle('Position',[937.5 -2625 93.75 93.75], 'FaceColor',[0 0 0]);
rectangle('Position',[1031.25 -2625 93.75 93.75], 'FaceColor',[0 0 0]);
rectangle('Position',[1125 -2343.75 93.75 93.75], 'FaceColor',[0 0 0]);
rectangle('Position',[1218.75 -2343.75 93.75 93.75], 'FaceColor',[0 0 0]);
rectangle('Position',[1125 -2437.5 93.75 93.75], 'FaceColor',[1 1 1]);
rectangle('Position',[1218.75 -2437.5 93.75 93.75], 'FaceColor',[1 1 1]);
rectangle('Position',[1312.5 -2343.75 93.75 93.75], 'FaceColor',[0 0 0]);
rectangle('Position',[1406.25 -2343.75 93.75 93.75], 'FaceColor',[0 0 0]);
rectangle('Position',[1312.5 -2437.5 93.75 93.75], 'FaceColor',[1 1 1]);
rectangle('Position',[1406.25 -2437.5 93.75 93.75], 'FaceColor',[1 1 1]);
rectangle('Position',[1125 -2531.25 93.75 93.75], 'FaceColor',[1 1 1]);
rectangle('Position',[1218.75 -2531.25 93.75 93.75], 'FaceColor',[1 1 1]);
rectangle('Position',[1125 -2625 93.75 93.75], 'FaceColor',[0 0 0]);
rectangle('Position',[1218.75 -2625 93.75 93.75], 'FaceColor',[0 0 0]);
rectangle('Position',[1312.5 -2531.25 93.75 93.75], 'FaceColor',[1 1 1]);
rectangle('Position',[1406.25 -2531.25 93.75 93.75], 'FaceColor',[1 1 1]);
rectangle('Position',[1312.5 -2625 93.75 93.75], 'FaceColor',[0 0 0]);
rectangle('Position',[1406.25 -2625 93.75 93.75], 'FaceColor',[1 1 1]);
rectangle('Position',[750 -2718.75 93.75 93.75], 'FaceColor',[0 0 0]);
rectangle('Position',[843.75 -2718.75 93.75 93.75], 'FaceColor',[0 0 0]);
rectangle('Position',[750 -2812.5 93.75 93.75], 'FaceColor',[0 0 0]);
rectangle('Position',[843.75 -2812.5 93.75 93.75], 'FaceColor',[1 1 1]);
rectangle('Position',[937.5 -2718.75 93.75 93.75], 'FaceColor',[0 0 0]);
rectangle('Position',[1031.25 -2718.75 93.75 93.75], 'FaceColor',[0 0 0]);
rectangle('Position',[937.5 -2812.5 93.75 93.75], 'FaceColor',[1 1 1]);
rectangle('Position',[1031.25 -2812.5 93.75 93.75], 'FaceColor',[1 1 1]);
rectangle('Position',[750 -2906.25 93.75 93.75], 'FaceColor',[0 0 0]);
rectangle('Position',[843.75 -2906.25 93.75 93.75], 'FaceColor',[1 1 1]);
rectangle('Position',[750 -3000 93.75 93.75], 'FaceColor',[0 0 0]);
rectangle('Position',[843.75 -3000 93.75 93.75], 'FaceColor',[0 0 0]);
rectangle('Position',[937.5 -2906.25 93.75 93.75], 'FaceColor',[1 1 1]);
rectangle('Position',[1031.25 -2906.25 93.75 93.75], 'FaceColor',[1 1 1]);
rectangle('Position',[937.5 -3000 93.75 93.75], 'FaceColor',[0 0 0]);
rectangle('Position',[1031.25 -3000 93.75 93.75], 'FaceColor',[0 0 0]);
rectangle('Position',[1125 -2718.75 93.75 93.75], 'FaceColor',[0 0 0]);
rectangle('Position',[1218.75 -2718.75 93.75 93.75], 'FaceColor',[0 0 0]);
rectangle('Position',[1125 -2812.5 93.75 93.75], 'FaceColor',[1 1 1]);
rectangle('Position',[1218.75 -2812.5 93.75 93.75], 'FaceColor',[1 1 1]);
rectangle('Position',[1312.5 -2718.75 93.75 93.75], 'FaceColor',[0 0 0]);
rectangle('Position',[1406.25 -2718.75 93.75 93.75], 'FaceColor',[1 1 1]);
rectangle('Position',[1312.5 -2812.5 93.75 93.75], 'FaceColor',[1 1 1]);
rectangle('Position',[1406.25 -2812.5 93.75 93.75], 'FaceColor',[1 1 1]);
rectangle('Position',[1125 -2906.25 93.75 93.75], 'FaceColor',[1 1 1]);
rectangle('Position',[1218.75 -2906.25 93.75 93.75], 'FaceColor',[1 1 1]);
rectangle('Position',[1125 -3000 93.75 93.75], 'FaceColor',[0 0 0]);
rectangle('Position',[1218.75 -3000 93.75 93.75], 'FaceColor',[0 0 0]);
rectangle('Position',[1312.5 -2906.25 93.75 93.75], 'FaceColor',[1 1 1]);
rectangle('Position',[1406.25 -2906.25 93.75 93.75], 'FaceColor',[1 1 1]);
rectangle('Position',[1312.5 -3000 93.75 93.75], 'FaceColor',[0 0 0]);
rectangle('Position',[1406.25 -3000 93.75 93.75], 'FaceColor',[0 0 0]);
rectangle('Position',[1687.5 -1593.75 93.75 93.75], 'FaceColor',[0 0 0]);
rectangle('Position',[1781.25 -1593.75 93.75 93.75], 'FaceColor',[0 0 0]);
rectangle('Position',[1687.5 -1687.5 93.75 93.75], 'FaceColor',[0 0 0]);
rectangle('Position',[1781.25 -1687.5 93.75 93.75], 'FaceColor',[1 1 1]);
rectangle('Position',[1687.5 -1781.25 93.75 93.75], 'FaceColor',[0 0 0]);
rectangle('Position',[1781.25 -1781.25 93.75 93.75], 'FaceColor',[1 1 1]);
rectangle('Position',[1687.5 -1875 93.75 93.75], 'FaceColor',[0 0 0]);
rectangle('Position',[1781.25 -1875 93.75 93.75], 'FaceColor',[1 1 1]);
rectangle('Position',[1875 -1593.75 93.75 93.75], 'FaceColor',[0 0 0]);
rectangle('Position',[1968.75 -1593.75 93.75 93.75], 'FaceColor',[1 1 1]);
rectangle('Position',[1875 -1687.5 93.75 93.75], 'FaceColor',[1 1 1]);
rectangle('Position',[1968.75 -1687.5 93.75 93.75], 'FaceColor',[1 1 1]);
rectangle('Position',[1500 -1968.75 93.75 93.75], 'FaceColor',[0 0 0]);
rectangle('Position',[1593.75 -1968.75 93.75 93.75], 'FaceColor',[0 0 0]);
rectangle('Position',[1500 -2062.5 93.75 93.75], 'FaceColor',[1 1 1]);
rectangle('Position',[1593.75 -2062.5 93.75 93.75], 'FaceColor',[1 1 1]);
rectangle('Position',[1687.5 -1968.75 93.75 93.75], 'FaceColor',[0 0 0]);
rectangle('Position',[1781.25 -1968.75 93.75 93.75], 'FaceColor',[1 1 1]);
rectangle('Position',[1687.5 -2062.5 93.75 93.75], 'FaceColor',[1 1 1]);
rectangle('Position',[1781.25 -2062.5 93.75 93.75], 'FaceColor',[1 1 1]);
rectangle('Position',[2625 -1593.75 93.75 93.75], 'FaceColor',[1 1 1]);
rectangle('Position',[2718.75 -1593.75 93.75 93.75], 'FaceColor',[0 0 0]);
rectangle('Position',[2625 -1687.5 93.75 93.75], 'FaceColor',[1 1 1]);
rectangle('Position',[2718.75 -1687.5 93.75 93.75], 'FaceColor',[0 0 0]);
rectangle('Position',[2812.5 -1781.25 93.75 93.75], 'FaceColor',[1 1 1]);
rectangle('Position',[2906.25 -1781.25 93.75 93.75], 'FaceColor',[0 0 0]);
rectangle('Position',[2812.5 -1875 93.75 93.75], 'FaceColor',[1 1 1]);
rectangle('Position',[2906.25 -1875 93.75 93.75], 'FaceColor',[0 0 0]);
rectangle('Position',[2812.5 -1968.75 93.75 93.75], 'FaceColor',[1 1 1]);
rectangle('Position',[2906.25 -1968.75 93.75 93.75], 'FaceColor',[0 0 0]);
rectangle('Position',[2812.5 -2062.5 93.75 93.75], 'FaceColor',[1 1 1]);
rectangle('Position',[2906.25 -2062.5 93.75 93.75], 'FaceColor',[0 0 0]);
rectangle('Position',[1500 -2343.75 93.75 93.75], 'FaceColor',[0 0 0]);
rectangle('Position',[1593.75 -2343.75 93.75 93.75], 'FaceColor',[0 0 0]);
rectangle('Position',[1500 -2437.5 93.75 93.75], 'FaceColor',[1 1 1]);
rectangle('Position',[1593.75 -2437.5 93.75 93.75], 'FaceColor',[0 0 0]);
rectangle('Position',[1500 -2531.25 93.75 93.75], 'FaceColor',[1 1 1]);
rectangle('Position',[1593.75 -2531.25 93.75 93.75], 'FaceColor',[0 0 0]);
rectangle('Position',[1500 -2625 93.75 93.75], 'FaceColor',[1 1 1]);
rectangle('Position',[1593.75 -2625 93.75 93.75], 'FaceColor',[0 0 0]);
rectangle('Position',[1875 -2531.25 93.75 93.75], 'FaceColor',[1 1 1]);
rectangle('Position',[1968.75 -2531.25 93.75 93.75], 'FaceColor',[1 1 1]);
rectangle('Position',[1875 -2625 93.75 93.75], 'FaceColor',[0 0 0]);
rectangle('Position',[1968.75 -2625 93.75 93.75], 'FaceColor',[0 0 0]);
rectangle('Position',[2062.5 -2531.25 93.75 93.75], 'FaceColor',[1 1 1]);
rectangle('Position',[2156.25 -2531.25 93.75 93.75], 'FaceColor',[1 1 1]);
rectangle('Position',[2062.5 -2625 93.75 93.75], 'FaceColor',[0 0 0]);
rectangle('Position',[2156.25 -2625 93.75 93.75], 'FaceColor',[1 1 1]);
rectangle('Position',[1500 -2718.75 93.75 93.75], 'FaceColor',[1 1 1]);
rectangle('Position',[1593.75 -2718.75 93.75 93.75], 'FaceColor',[0 0 0]);
rectangle('Position',[1500 -2812.5 93.75 93.75], 'FaceColor',[1 1 1]);
rectangle('Position',[1593.75 -2812.5 93.75 93.75], 'FaceColor',[0 0 0]);
rectangle('Position',[1500 -2906.25 93.75 93.75], 'FaceColor',[1 1 1]);
rectangle('Position',[1593.75 -2906.25 93.75 93.75], 'FaceColor',[0 0 0]);
rectangle('Position',[1500 -3000 93.75 93.75], 'FaceColor',[0 0 0]);
rectangle('Position',[1593.75 -3000 93.75 93.75], 'FaceColor',[0 0 0]);
rectangle('Position',[1875 -2718.75 93.75 93.75], 'FaceColor',[0 0 0]);
rectangle('Position',[1968.75 -2718.75 93.75 93.75], 'FaceColor',[0 0 0]);
rectangle('Position',[1875 -2812.5 93.75 93.75], 'FaceColor',[1 1 1]);
rectangle('Position',[1968.75 -2812.5 93.75 93.75], 'FaceColor',[1 1 1]);
rectangle('Position',[2062.5 -2718.75 93.75 93.75], 'FaceColor',[0 0 0]);
rectangle('Position',[2156.25 -2718.75 93.75 93.75], 'FaceColor',[1 1 1]);
rectangle('Position',[2062.5 -2812.5 93.75 93.75], 'FaceColor',[1 1 1]);
rectangle('Position',[2156.25 -2812.5 93.75 93.75], 'FaceColor',[1 1 1]);
rectangle('Position',[1875 -2906.25 93.75 93.75], 'FaceColor',[1 1 1]);
rectangle('Position',[1968.75 -2906.25 93.75 93.75], 'FaceColor',[1 1 1]);
rectangle('Position',[1875 -3000 93.75 93.75], 'FaceColor',[0 0 0]);
rectangle('Position',[1968.75 -3000 93.75 93.75], 'FaceColor',[0 0 0]);
rectangle('Position',[2062.5 -2906.25 93.75 93.75], 'FaceColor',[1 1 1]);
rectangle('Position',[2156.25 -2906.25 93.75 93.75], 'FaceColor',[1 1 1]);
rectangle('Position',[2062.5 -3000 93.75 93.75], 'FaceColor',[0 0 0]);
rectangle('Position',[2156.25 -3000 93.75 93.75], 'FaceColor',[0 0 0]);
rectangle('Position',[2250 -2343.75 93.75 93.75], 'FaceColor',[0 0 0]);
rectangle('Position',[2343.75 -2343.75 93.75 93.75], 'FaceColor',[0 0 0]);
rectangle('Position',[2250 -2437.5 93.75 93.75], 'FaceColor',[1 1 1]);
rectangle('Position',[2343.75 -2437.5 93.75 93.75], 'FaceColor',[1 1 1]);
rectangle('Position',[2625 -2343.75 93.75 93.75], 'FaceColor',[0 0 0]);
rectangle('Position',[2718.75 -2343.75 93.75 93.75], 'FaceColor',[0 0 0]);
rectangle('Position',[2625 -2437.5 93.75 93.75], 'FaceColor',[1 1 1]);
rectangle('Position',[2718.75 -2437.5 93.75 93.75], 'FaceColor',[1 1 1]);
rectangle('Position',[2812.5 -2343.75 93.75 93.75], 'FaceColor',[0 0 0]);
rectangle('Position',[2906.25 -2343.75 93.75 93.75], 'FaceColor',[0 0 0]);
rectangle('Position',[2812.5 -2437.5 93.75 93.75], 'FaceColor',[1 1 1]);
rectangle('Position',[2906.25 -2437.5 93.75 93.75], 'FaceColor',[0 0 0]);
rectangle('Position',[2812.5 -2531.25 93.75 93.75], 'FaceColor',[1 1 1]);
rectangle('Position',[2906.25 -2531.25 93.75 93.75], 'FaceColor',[0 0 0]);
rectangle('Position',[2812.5 -2625 93.75 93.75], 'FaceColor',[1 1 1]);
rectangle('Position',[2906.25 -2625 93.75 93.75], 'FaceColor',[0 0 0]);
rectangle('Position',[2437.5 -2718.75 93.75 93.75], 'FaceColor',[0 0 0]);
rectangle('Position',[2531.25 -2718.75 93.75 93.75], 'FaceColor',[0 0 0]);
rectangle('Position',[2437.5 -2812.5 93.75 93.75], 'FaceColor',[1 1 1]);
rectangle('Position',[2531.25 -2812.5 93.75 93.75], 'FaceColor',[1 1 1]);
rectangle('Position',[2250 -2906.25 93.75 93.75], 'FaceColor',[1 1 1]);
rectangle('Position',[2343.75 -2906.25 93.75 93.75], 'FaceColor',[1 1 1]);
rectangle('Position',[2250 -3000 93.75 93.75], 'FaceColor',[0 0 0]);
rectangle('Position',[2343.75 -3000 93.75 93.75], 'FaceColor',[0 0 0]);
rectangle('Position',[2437.5 -2906.25 93.75 93.75], 'FaceColor',[1 1 1]);
rectangle('Position',[2531.25 -2906.25 93.75 93.75], 'FaceColor',[1 1 1]);
rectangle('Position',[2437.5 -3000 93.75 93.75], 'FaceColor',[0 0 0]);
rectangle('Position',[2531.25 -3000 93.75 93.75], 'FaceColor',[0 0 0]);
rectangle('Position',[2812.5 -2718.75 93.75 93.75], 'FaceColor',[1 1 1]);
rectangle('Position',[2906.25 -2718.75 93.75 93.75], 'FaceColor',[0 0 0]);
rectangle('Position',[2812.5 -2812.5 93.75 93.75], 'FaceColor',[1 1 1]);
rectangle('Position',[2906.25 -2812.5 93.75 93.75], 'FaceColor',[0 0 0]);
rectangle('Position',[2625 -2906.25 93.75 93.75], 'FaceColor',[1 1 1]);
rectangle('Position',[2718.75 -2906.25 93.75 93.75], 'FaceColor',[1 1 1]);
rectangle('Position',[2625 -3000 93.75 93.75], 'FaceColor',[0 0 0]);
rectangle('Position',[2718.75 -3000 93.75 93.75], 'FaceColor',[0 0 0]);
rectangle('Position',[2812.5 -2906.25 93.75 93.75], 'FaceColor',[1 1 1]);
rectangle('Position',[2906.25 -2906.25 93.75 93.75], 'FaceColor',[0 0 0]);
rectangle('Position',[2812.5 -3000 93.75 93.75], 'FaceColor',[0 0 0]);
rectangle('Position',[2906.25 -3000 93.75 93.75], 'FaceColor',[0 0 0]);
X=[2800,2800,2625,2437.5,2437.5,2437.5,2343.75,2343.75,2437.5,2531.25,2531.25,2437.5,2437.5,2250,2062.5,2062.5,1687.5,1687.5,1593.75,1593.75,1593.75,1500,1500,1312.5,1125,937.5,750,562.5,562.5,562.5,562.5,562.5,375,375,200];
Y=[-200,-200,-375,-656.25,-656.25,-656.25,-750,-750,-843.75,-843.75,-843.75,-1125,-1125,-1312.5,-1500,-1500,-1875,-1875,-1968.75,-1968.75,-1968.75,-1875,-1687.5,-1500,-1312.5,-1125,-937.5,-750,-656.25,-562.5,-468.75,-375,-187.5,-187.5,-200];
hold on;
plot(X,Y,'r');
legend('9745.23','Location','southoutside');
